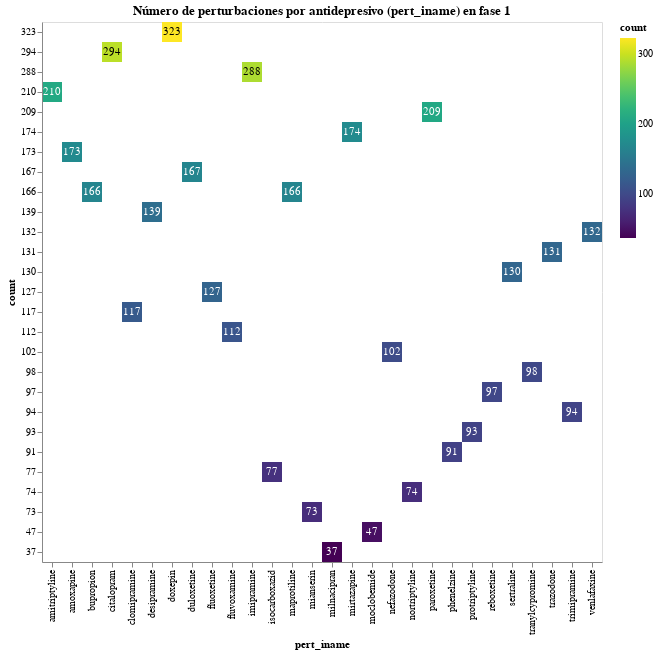

The code cell stored with this chart in its notebook:
### Code cell
base = alt.Chart(num_pert_iname_phase1).encode(
    alt.X('pert_iname:O'),
    alt.Y('count:O', sort='-y'),
)

heatmap = base.mark_rect().encode(
    alt.Color('count:Q', scale=alt.Scale(scheme='viridis')),
    tooltip=['pert_iname:N', 'count:Q']
).properties(
    title='Número de perturbaciones por antidepresivo (pert_iname) en fase 1',
)    

text = base.mark_text(baseline='middle').encode(
    text='count:Q',
    color=alt.condition(
        alt.datum.count > 250,
        alt.value('black'),
        alt.value('white')
    )
)

heatmap + text

### Figure 1 — Vega-Lite specification as saved in the notebook (floating-point values rounded to 4 significant figures)
{"config": {"view": {"continuousWidth": 400, "continuousHeight": 300}}, "layer": [{"mark": "rect", "encoding": {"color": {"field": "count", "scale": {"scheme": "viridis"}, "type": "quantitative"}, "tooltip": [{"field": "pert_iname", "type": "nominal"}, {"field": "count", "type": "quantitative"}], "x": {"field": "pert_iname", "type": "ordinal"}, "y": {"field": "count", "sort": "-y", "type": "ordinal"}}, "title": "Número de perturbaciones por antidepresivo (pert_iname) en fase 1"}, {"mark": {"type": "text", "baseline": "middle"}, "encoding": {"color": {"condition": {"value": "black", "test": "(datum.count > 250)"}, "value": "white"}, "text": {"field": "count", "type": "quantitative"}, "x": {"field": "pert_iname", "type": "ordinal"}, "y": {"field": "count", "sort": "-y", "type": "ordinal"}}}], "data": {"name": "data-faa1a850fb3ff7f9dd43b7e960ab0c6d"}, "$schema": "https://vega.github.io/schema/vega-lite/v4.17.0.json", "datasets": {"data-faa1a850fb3ff7f9dd43b7e960ab0c6d": [{"pert_iname": "amitriptyline", "count": 210}, {"pert_iname": "amoxapine", "count": 173}, {"pert_iname": "bupropion", "count": 166}, {"pert_iname": "citalopram", "count": 294}, {"pert_iname": "clomipramine", "count": 117}, {"pert_iname": "desipramine", "count": 139}, {"pert_iname": "doxepin", "count": 323}, {"pert_iname": "duloxetine", "count": 167}, {"pert_iname": "fluoxetine", "count": 127}, {"pert_iname": "fluvoxamine", "count": 112}, {"pert_iname": "imipramine", "count": 288}, {"pert_iname": "isocarboxazid", "count": 77}, {"pert_iname": "maprotiline", "count": 166}, {"pert_iname": "mianserin", "count": 73}, {"pert_iname": "milnacipran", "count": 37}, {"pert_iname": "mirtazapine", "count": 174}, {"pert_iname": "moclobemide", "count": 47}, {"pert_iname": "nefazodone", "count": 102}, {"pert_iname": "nortriptyline", "count": 74}, {"pert_iname": "paroxetine", "count": 209}, {"pert_iname": "phenelzine", "count": 91}, {"pert_iname": "protriptyline", "count": 93}, {"pert_iname": "reboxetine", "count": 97}, {"pert_iname": "sertraline", "count": 130}, {"pert_iname": "tranylcypromine", "count": 98}, {"pert_iname": "trazodone", "count": 131}, {"pert_iname": "trimipramine", "count": 94}, {"pert_iname": "venlafaxine", "count": 132}]}}
